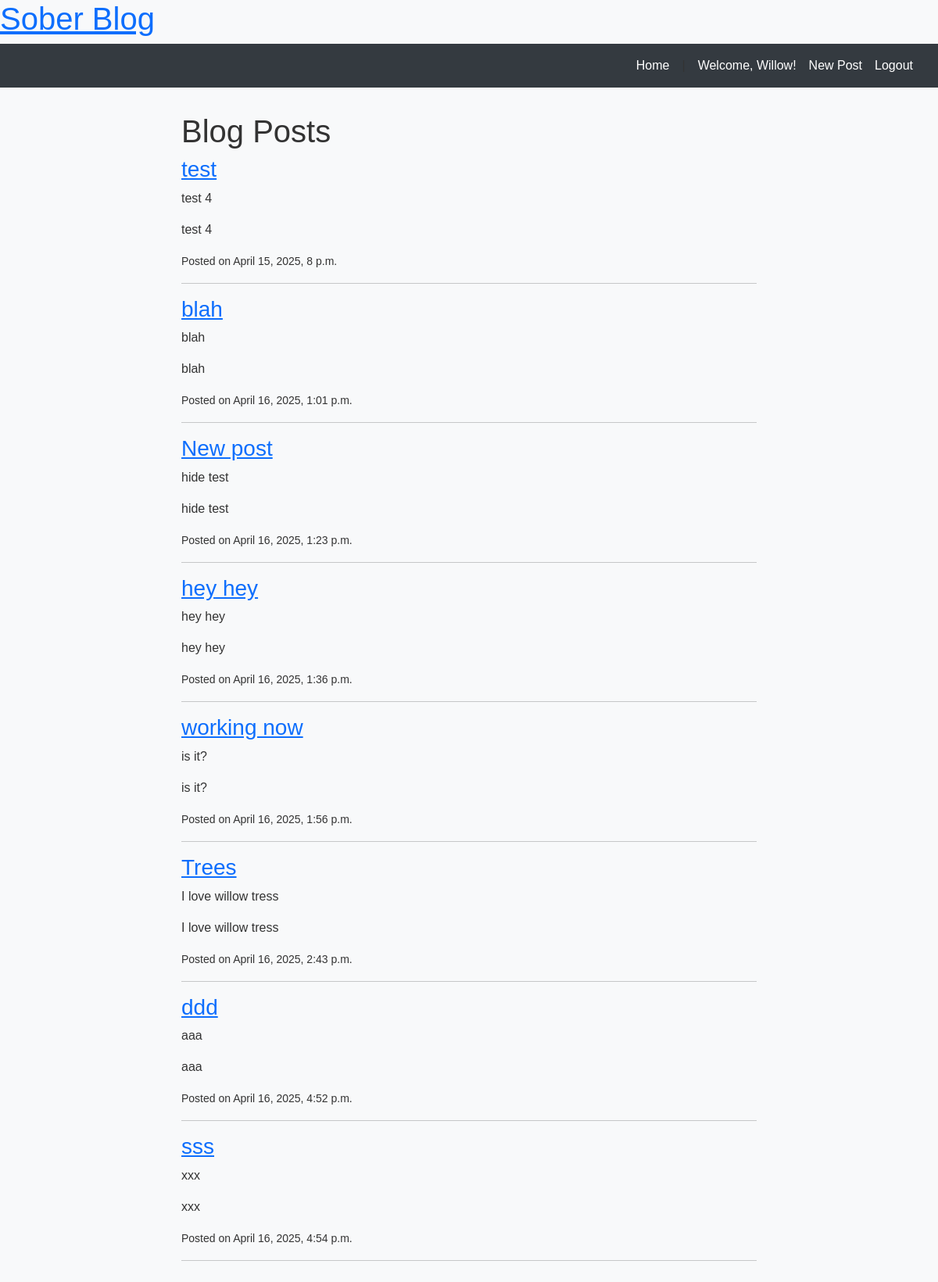
The page / (signed in) on the database its author committed.
### blog/models.py (models this page shows, shortened)
class Post(models.Model):
    title = models.CharField(max_length=200)
    content = models.TextField()
    created_at = models.DateTimeField(auto_now_add=True)
    author = models.ForeignKey(User, on_delete=models.CASCADE)

### blog/views.py (the view)
# urls.py: path('', views.post_list, name='post_list'),
def post_list(request):
    posts = Post.objects.all()
    return render(request, 'blog/post_list.html', {'posts': posts})

### blog/templates/blog/post_list.html (shortened to what this page needs)
{% extends "blog/base.html" %}
{% block content %}
  <h1>Blog Posts</h1>
  {% for post in posts %}
  <h3><a href="{% url 'post_detail' post.id %}">{{ post.title }}</a></h3>
  <p>{{ post.content|truncatechars:100 }}</p>
    <div>
      <p>{{ post.content }}</p>
      <small>Posted on {{ post.created_at }}</small>
    </div>
    <hr>
  {% empty %}
    <p>No posts found.</p>
  {% endfor %}
{% endblock %}

### blog/templates/blog/base.html (shortened to what this page needs)
<!DOCTYPE html>
<html>
<head>
  {% load static %}
<link href="https://cdn.jsdelivr.net/npm/bootstrap@5.3.3/dist/css/bootstrap.min.css" rel="stylesheet">
  <link rel="stylesheet" href="{% static 'css/style.css' %}">
</head>
<body>
  <header>
    <h1><a href="{% url 'post_list' %}">Sober Blog</a></h1>
    <nav class="site-nav">
      <a href="{% url 'post_list' %}">Home</a> |
      {% if user.is_authenticated %}
      <span>Welcome, {{ user.username }}!</span>
      <a href="{% url 'post_create' %}">New Post</a>
      <a href="{% url 'account_logout' %}">Logout</a>
    {% else %}
      <a href="{% url 'account_login' %}">Login</a>
      <a href="{% url 'account_signup' %}">Register</a>
{% endif %}
    </nav>
  </header>
  <main class="container">
{% block content %}{% endblock %}
</main>
</body>
</html>

### static/css/style.css (style rules this page uses)
body { font-family: 'Helvetica', sans-serif; margin: 0; padding: 0; background-color: #f8f9fa; color: #333; }
.container { max-width: 800px; margin: 0 auto; padding: 2rem; }
.site-nav { background-color: #343a40; padding: 1rem 2rem; display: flex; justify-content: flex-end; gap: 1rem; }
.site-nav a, .site-nav span { color: #fff; text-decoration: none; font-weight: 500; }

### rows shown on the page
Post: title "test", content "test 4", created_at "April 15, 2025, 8 p.m."
Post: title "blah", content "blah", created_at "April 16, 2025, 1:01 p.m."
Post: title "New post", content "hide test", created_at "April 16, 2025, 1:23 p.m."
Post: title "hey hey", content "hey hey", created_at "April 16, 2025, 1:36 p.m."
Post: title "working now", content "is it?", created_at "April 16, 2025, 1:56 p.m."
Post: title "Trees", content "I love willow tress", created_at "April 16, 2025, 2:43 p.m."
Post: title "ddd", content "aaa", created_at "April 16, 2025, 4:52 p.m."
Post: title "sss", content "xxx", created_at "April 16, 2025, 4:54 p.m."

### other values the page prints
{{ user.username }} "Willow"
